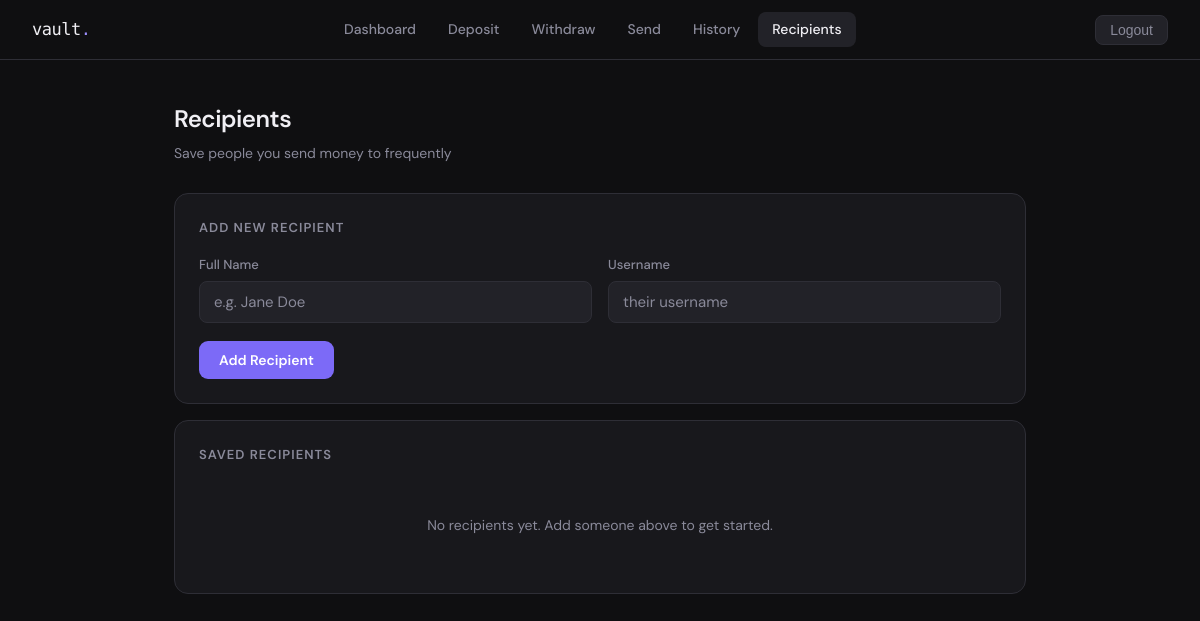
The app's page /recipients/ (signed in), older data.
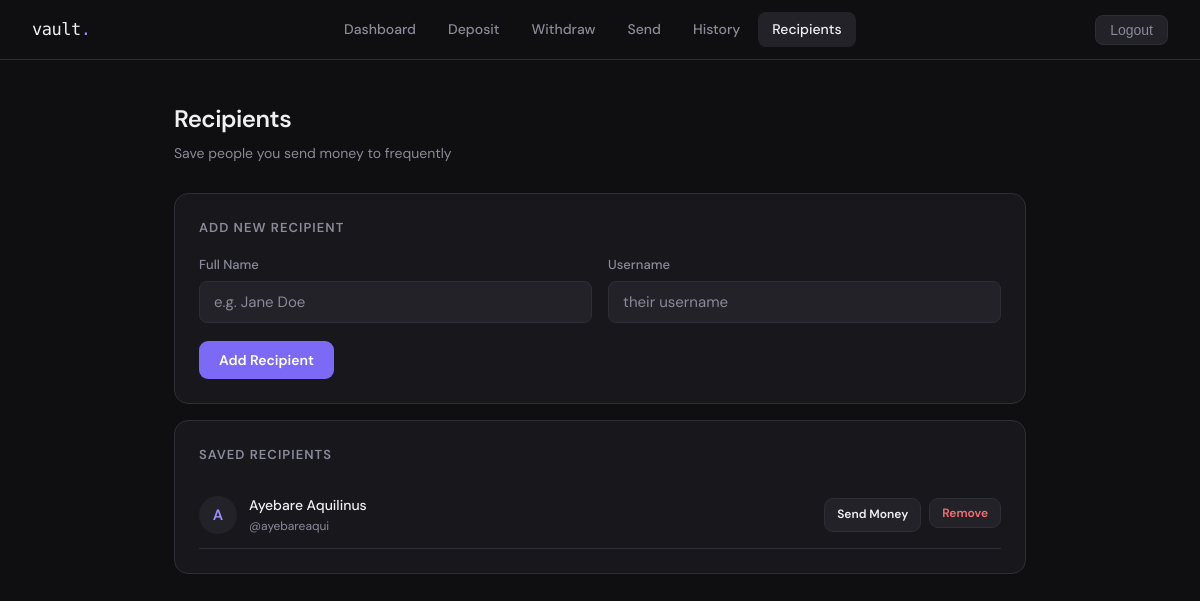
The same page, newer data.
### wallet/models.py (models this page shows, shortened)
class Recipient(models.Model):
    wallet = models.ForeignKey(Wallet, on_delete=models.CASCADE, related_name='recipients')
    name = models.CharField(max_length=100)
    username = models.CharField(max_length=150)
    created_at = models.DateTimeField(auto_now_add=True)
    class Meta:
        unique_together = ['wallet', 'username']

### wallet/views.py (the view)
# urls.py: path('recipients/', views.recipients, name='recipients'),
@login_required
def recipients(request):
    wallet = request.user.wallet
    if request.method == 'POST':
        form = RecipientForm(request.POST)
        if form.is_valid():
            name = form.cleaned_data['name']
            username = form.cleaned_data['username']
            if not User.objects.filter(username=username).exists():
                messages.error(request, f'No user found with username "{username}".')
            elif username == request.user.username:
                messages.error(request, "You can't add yourself as a recipient.")
            else:
                _, created = Recipient.objects.get_or_create(
                    wallet=wallet, username=username,
                    defaults={'name': name}
                )
                if created:
                    messages.success(request, f'{name} added to your recipients.')
                else:
                    messages.error(request, f'@{username} is already in your recipients.')
    else:
        form = RecipientForm()
    all_recipients = wallet.recipients.all()
    return render(request, 'wallet/recipients.html', {
        'form': form,
        'recipients': all_recipients,
    })

### wallet/forms.py
class RecipientForm(forms.Form):
    name = forms.CharField(max_length=100,
                           widget=forms.TextInput(attrs={'placeholder': 'e.g. Jane Doe'}))
    username = forms.CharField(max_length=150,
                               widget=forms.TextInput(attrs={'placeholder': 'their username'}))

### templates/wallet/recipients.html (shortened to what this page needs)
{% extends 'wallet/base.html' %}
{% block content %}
<div class="page">
  <div class="page-header">
    <h1>Recipients</h1>
    <p>Save people you send money to frequently</p>
  </div>
  <div class="card" style="margin-bottom:16px;">
    <div class="card-title" style="margin-bottom:16px;">Add New Recipient</div>
    <form method="post">
      <div class="grid-2">
        <div class="form-group">
          <label>Full Name</label>
          {{ form.name }}
        </div>
        <div class="form-group">
          <label>Username</label>
          {{ form.username }}
        </div>
      </div>
      <button type="submit" class="btn btn-primary">Add Recipient</button>
    </form>
  </div>
  <div class="card">
    <div class="card-title" style="margin-bottom:16px;">Saved Recipients</div>
    {% if recipients %}
      {% for r in recipients %}
      <div style="display:flex; justify-content:space-between; align-items:center; padding:12px 0; border-bottom:1px solid var(--border);">
        <div style="display:flex; align-items:center; gap:12px;">
          <div style="width:38px; height:38px; border-radius:50%; background:var(--surface2);
                      display:flex; align-items:center; justify-content:center;
                      font-weight:600; color:var(--accent-light); font-size:15px;">
            {{ r.name|first|upper }}
          </div>
          <div>
            <div style="font-size:14px; font-weight:500;">{{ r.name }}</div>
            <div style="font-size:12px; color:var(--muted);">@{{ r.username }}</div>
          </div>
        </div>
        <div style="display:flex; gap:8px;">
          <a href="{% url 'transfer' %}?to={{ r.username }}"
             class="btn btn-ghost" style="font-size:12px; padding:6px 12px;">Send Money</a>
          <form method="post" action="{% url 'delete_recipient' r.id %}">
            <button type="submit" class="btn" style="font-size:12px; padding:6px 12px;
                    background:var(--surface2); color:var(--red); border:1px solid var(--border);">
              Remove
            </button>
          </form>
        </div>
      </div>
      {% endfor %}
    {% else %}
      <div style="text-align:center; padding:32px 0; color:var(--muted); font-size:14px;">
        No recipients yet. Add someone above to get started.
      </div>
    {% endif %}
  </div>
</div>
{% endblock %}

Row changes from the older to the newer data that the page shows:
added Recipient: name|first "A", name "Ayebare Aquilinus", username "ayebareaqui"
Text that changed along with them:
text no longer shown: "No recipients yet. Add someone above to get started."
